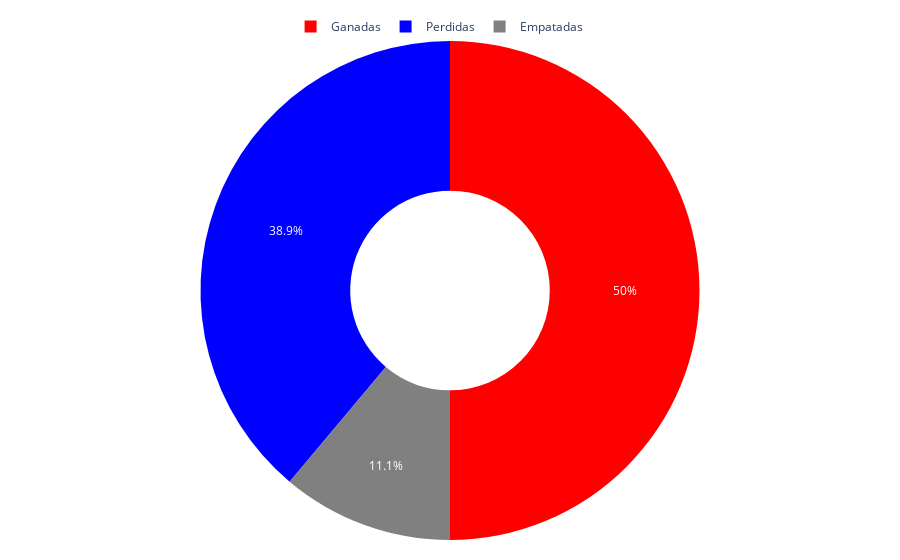

Source (notebook cell):
### Code cell
pie_fig = go.Figure(data=[go.Pie(
    labels=['Ganadas', 'Perdidas', 'Empatadas'],
    values=[win_data[country1], lose_data[country2], draw_data['draw']],
    hole=.4,
    hoverinfo='label+percent',
    marker=dict(colors=['red', 'blue', 'gray']),
    textfont=dict(color='white'),
    hoverlabel=dict(font=dict(color='white'))
)])
# remove hover
pie_fig.update_traces(hoverinfo='skip')
pie_fig.update_layout(
    margin=dict(l=20, r=20, t=20, b=20),
    # title=f'Porcentaje de Resultados de Batallas para {selected_country}',
    legend=dict(orientation='h', yanchor='bottom',
                y=1, xanchor='right', x=0.66),
)
pie_fig.update_layout({
    'plot_bgcolor': 'rgba(0, 0, 0, 0)',
    'paper_bgcolor': 'rgba(0, 0, 0, 0)',
})
pie_fig.show()

### Figure 1 — Plotly figure (JSON) as saved in the notebook; plotly's stock layout.template omitted (floating-point values rounded to 4 significant figures)
{"data": [{"hole": 0.4, "hoverinfo": "skip", "hoverlabel": {"font": {"color": "white"}}, "labels": ["Ganadas", "Perdidas", "Empatadas"], "marker": {"colors": ["red", "blue", "gray"]}, "textfont": {"color": "white"}, "type": "pie", "values": [9, 7, 2]}], "layout": {"legend": {"orientation": "h", "x": 0.66, "xanchor": "right", "y": 1, "yanchor": "bottom"}, "margin": {"b": 20, "l": 20, "r": 20, "t": 20}, "paper_bgcolor": "rgba(0, 0, 0, 0)", "plot_bgcolor": "rgba(0, 0, 0, 0)"}}
